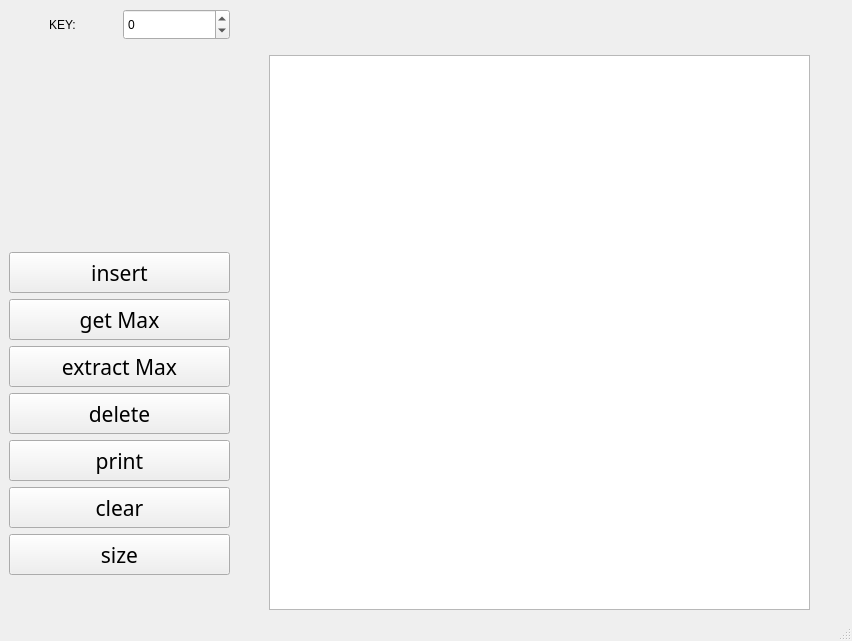
<?xml version="1.0" encoding="UTF-8"?>
<ui version="4.0">
 <class>MainWindow</class>
 <widget class="QMainWindow" name="MainWindow">
  <property name="geometry">
   <rect>
    <x>0</x>
    <y>0</y>
    <width>852</width>
    <height>641</height>
   </rect>
  </property>
  <property name="windowTitle">
   <string>MainWindow</string>
  </property>
  <widget class="QWidget" name="centralwidget">
   <layout class="QGridLayout" name="gridLayout">
    <item row="0" column="0">
     <layout class="QFormLayout" name="formLayout">
      <item row="0" column="0">
       <layout class="QVBoxLayout" name="verticalLayout_2">
        <item>
         <layout class="QHBoxLayout" name="horizontalLayout_3">
          <item alignment="Qt::AlignHCenter">
           <widget class="QLabel" name="label_4">
            <property name="maximumSize">
             <size>
              <width>70</width>
              <height>50</height>
             </size>
            </property>
            <property name="text">
             <string>KEY:</string>
            </property>
           </widget>
          </item>
          <item>
           <widget class="QSpinBox" name="inBox_2">
            <property name="minimumSize">
             <size>
              <width>91</width>
              <height>31</height>
             </size>
            </property>
            <property name="readOnly">
             <bool>false</bool>
            </property>
            <property name="minimum">
             <number>-100</number>
            </property>
            <property name="maximum">
             <number>100</number>
            </property>
           </widget>
          </item>
         </layout>
        </item>
        <item alignment="Qt::AlignVCenter">
         <widget class="QLabel" name="output">
          <property name="minimumSize">
           <size>
            <width>221</width>
            <height>30</height>
           </size>
          </property>
          <property name="text">
           <string/>
          </property>
         </widget>
        </item>
        <item>
         <widget class="QPushButton" name="On_insert">
          <property name="minimumSize">
           <size>
            <width>221</width>
            <height>41</height>
           </size>
          </property>
          <property name="maximumSize">
           <size>
            <width>221</width>
            <height>41</height>
           </size>
          </property>
          <property name="font">
           <font>
            <family>Futura</family>
            <pointsize>16</pointsize>
            <italic>false</italic>
            <fontweight>Medium</fontweight>
           </font>
          </property>
          <property name="styleSheet">
           <string notr="true"/>
          </property>
          <property name="text">
           <string>insert</string>
          </property>
         </widget>
        </item>
        <item>
         <widget class="QPushButton" name="On_Max">
          <property name="minimumSize">
           <size>
            <width>221</width>
            <height>41</height>
           </size>
          </property>
          <property name="maximumSize">
           <size>
            <width>221</width>
            <height>41</height>
           </size>
          </property>
          <property name="font">
           <font>
            <family>Futura</family>
            <pointsize>16</pointsize>
            <italic>false</italic>
            <fontweight>Medium</fontweight>
           </font>
          </property>
          <property name="styleSheet">
           <string notr="true"/>
          </property>
          <property name="text">
           <string>get Max</string>
          </property>
         </widget>
        </item>
        <item>
         <widget class="QPushButton" name="On_ExtractMax">
          <property name="minimumSize">
           <size>
            <width>221</width>
            <height>41</height>
           </size>
          </property>
          <property name="maximumSize">
           <size>
            <width>221</width>
            <height>41</height>
           </size>
          </property>
          <property name="font">
           <font>
            <family>Futura</family>
            <pointsize>16</pointsize>
            <italic>false</italic>
            <fontweight>Medium</fontweight>
           </font>
          </property>
          <property name="styleSheet">
           <string notr="true"/>
          </property>
          <property name="text">
           <string>extract Max</string>
          </property>
         </widget>
        </item>
        <item>
         <widget class="QPushButton" name="On_delete">
          <property name="minimumSize">
           <size>
            <width>221</width>
            <height>41</height>
           </size>
          </property>
          <property name="maximumSize">
           <size>
            <width>221</width>
            <height>41</height>
           </size>
          </property>
          <property name="font">
           <font>
            <family>Futura</family>
            <pointsize>16</pointsize>
            <italic>false</italic>
            <fontweight>Medium</fontweight>
           </font>
          </property>
          <property name="styleSheet">
           <string notr="true"/>
          </property>
          <property name="text">
           <string>delete</string>
          </property>
         </widget>
        </item>
        <item>
         <widget class="QPushButton" name="On_print">
          <property name="minimumSize">
           <size>
            <width>221</width>
            <height>41</height>
           </size>
          </property>
          <property name="maximumSize">
           <size>
            <width>221</width>
            <height>41</height>
           </size>
          </property>
          <property name="font">
           <font>
            <family>Futura</family>
            <pointsize>16</pointsize>
            <italic>false</italic>
            <fontweight>Medium</fontweight>
           </font>
          </property>
          <property name="styleSheet">
           <string notr="true"/>
          </property>
          <property name="text">
           <string>print</string>
          </property>
         </widget>
        </item>
        <item>
         <widget class="QPushButton" name="On_clear">
          <property name="minimumSize">
           <size>
            <width>221</width>
            <height>41</height>
           </size>
          </property>
          <property name="maximumSize">
           <size>
            <width>221</width>
            <height>41</height>
           </size>
          </property>
          <property name="font">
           <font>
            <family>Futura</family>
            <pointsize>16</pointsize>
            <italic>false</italic>
            <fontweight>Medium</fontweight>
           </font>
          </property>
          <property name="styleSheet">
           <string notr="true"/>
          </property>
          <property name="text">
           <string>clear</string>
          </property>
         </widget>
        </item>
        <item>
         <widget class="QPushButton" name="On_size">
          <property name="minimumSize">
           <size>
            <width>221</width>
            <height>41</height>
           </size>
          </property>
          <property name="maximumSize">
           <size>
            <width>221</width>
            <height>41</height>
           </size>
          </property>
          <property name="font">
           <font>
            <family>Futura</family>
            <pointsize>16</pointsize>
            <italic>false</italic>
            <fontweight>Medium</fontweight>
           </font>
          </property>
          <property name="styleSheet">
           <string notr="true">
</string>
          </property>
          <property name="text">
           <string>size</string>
          </property>
         </widget>
        </item>
        <item>
         <spacer name="verticalSpacer">
          <property name="orientation">
           <enum>Qt::Vertical</enum>
          </property>
          <property name="sizeType">
           <enum>QSizePolicy::Fixed</enum>
          </property>
          <property name="sizeHint" stdset="0">
           <size>
            <width>20</width>
            <height>35</height>
           </size>
          </property>
         </spacer>
        </item>
       </layout>
      </item>
      <item row="0" column="1">
       <layout class="QVBoxLayout" name="verticalLayout_3">
        <item>
         <widget class="QLabel" name="label">
          <property name="minimumSize">
           <size>
            <width>100</width>
            <height>40</height>
           </size>
          </property>
          <property name="text">
           <string/>
          </property>
         </widget>
        </item>
        <item alignment="Qt::AlignHCenter">
         <widget class="QGraphicsView" name="graphicsView">
          <property name="minimumSize">
           <size>
            <width>541</width>
            <height>459</height>
           </size>
          </property>
         </widget>
        </item>
       </layout>
      </item>
     </layout>
    </item>
   </layout>
  </widget>
  <widget class="QMenuBar" name="menubar">
   <property name="geometry">
    <rect>
     <x>0</x>
     <y>0</y>
     <width>852</width>
     <height>22</height>
    </rect>
   </property>
  </widget>
  <widget class="QStatusBar" name="statusbar"/>
 </widget>
 <resources/>
 <connections/>
</ui>
